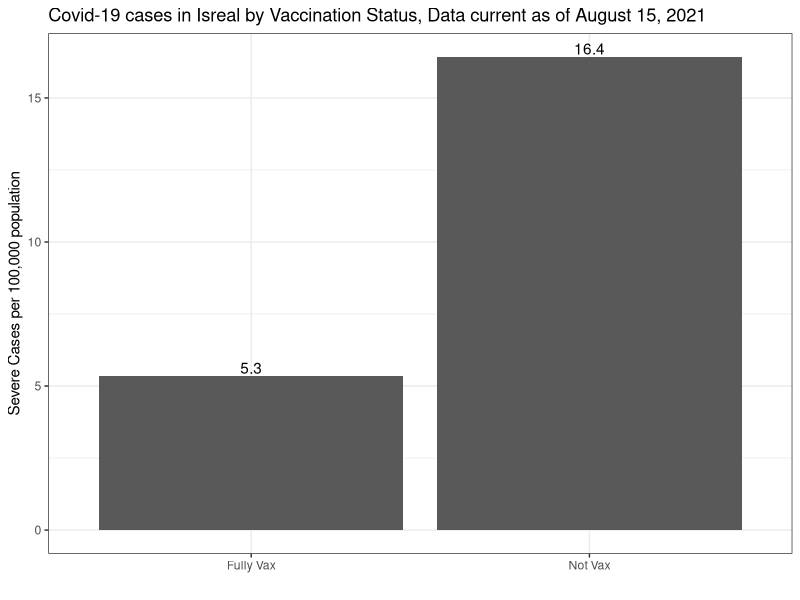
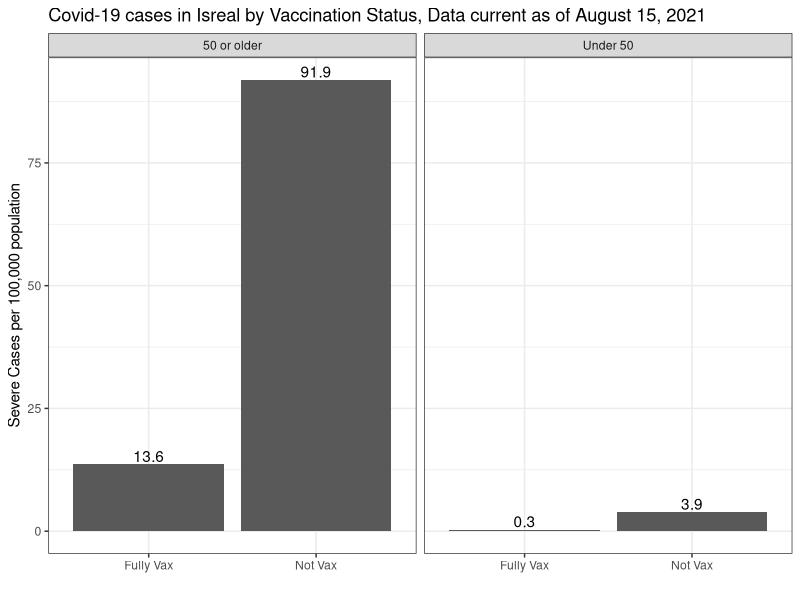

Generate these figures, in order, with R:
## ---- chunk 1
knitr::opts_chunk$set(fig.retina = 2.5)
knitr::opts_chunk$set(fig.align = "center")
knitr::opts_chunk$set(error=TRUE, message=FALSE, warning=FALSE)
# options(width = 100)
## ---- chunk 2
library(tidyverse)
## ---- chunk 3
agegroup <- c("Under 50","Under 50","50 or older","50 or older","Total","Total")
vaxstatus <- c("Not Vax", "Fully Vax","Not Vax","Fully Vax", "Not Vax", "Fully Vax")
total <-c(1116834,3501118,186078 ,2133516,1302912,5634634)
severe<- c(43,11, 171,  290, 214,301)
delta <- tibble(agegroup,vaxstatus,total,severe)
rm(agegroup,vaxstatus,total,severe) #once the vectors are in a tibble delete them
delta
## ---- chunk 4
301/(214+301)
## ---- chunk 5
delta <-
  delta %>%
  mutate(severeper100k=(severe/total)*100000)

totals <- delta %>%
  filter(agegroup=="Total") 
  
byage <- delta %>%
  filter(agegroup!="Total") 
  

## ---- chunk 6
ggplot(totals,aes(vaxstatus,severeper100k)) +
  geom_col() +
  labs(x="", y="Severe Cases per 100,000 population",
       title="Covid-19 cases in Isreal by Vaccination Status, Data current as of August 15, 2021") +theme_bw()+
  geom_text(aes(label = round(severeper100k,1)), vjust = -.2)
## ---- chunk 7
(totals$severeper100k[1]-totals$severeper100k[2])/totals$severeper100k[1]
## ---- chunk 8
ggplot(byage,aes(vaxstatus,severeper100k)) +
  geom_col() +
  labs(x="", y="Severe Cases per 100,000 population",
       title="Covid-19 cases in Isreal by Vaccination Status, Data current as of August 15, 2021") +theme_bw()+
  geom_text(aes(label = round(severeper100k,1)), vjust = -.2)+
  facet_grid(cols = vars(agegroup))
## ---- chunk 9
byage
## ---- chunk 10

(byage$severeper100k[1]-byage$severeper100k[2])/byage$severeper100k[1]
(byage$severeper100k[3]-byage$severeper100k[4])/byage$severeper100k[3]

